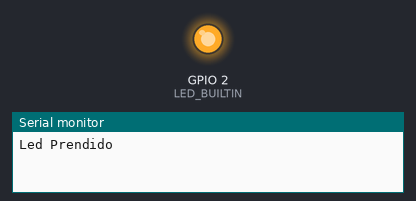
Bench run of a sketch on a simulated ESP32. Shown: output pins drawn as LEDs (lit = HIGH), the last lines printed to the serial monitor.

Above: at 1.2 s.
At 3.7 s:
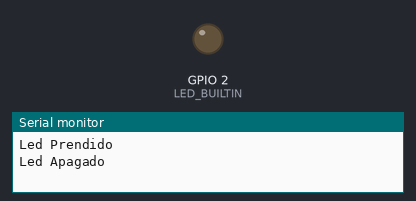
Timing chart, 0 to 6.5 s (numbered marks = the images above):
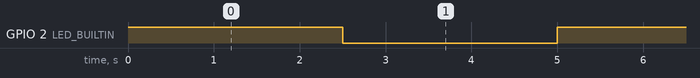

The sketch:

Blinker.ino
```cpp
//Práctica #2 – 1. Prender y apagar el led interno del ESP32

#include <WiFi.h>
#define LED_BUILTIN 2
void setup()
{
  Serial.begin(9600);
  pinMode (LED_BUILTIN, OUTPUT);
}

void loop()
{
  digitalWrite(LED_BUILTIN, HIGH);
  Serial.println("Led Prendido");
  delay(2500);
  digitalWrite(LED_BUILTIN, LOW);
  Serial.println("Led Apagado");
  delay(2500);

}
```

Measured:
- by itself, GPIO 2 (LED_BUILTIN): alternates HIGH for 2.5 s and LOW for 2.5 s
